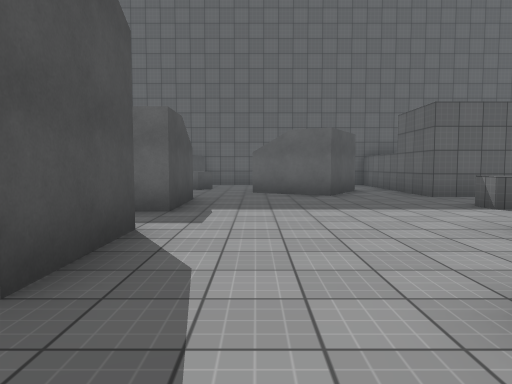
View 1 (above)

24 first-person views from a walk through a Unity game level. The camera is 1.3 m above the floor, tilts 4° down and sees 70° across. The floor is counted in squares, 2 m on a side. Each view is taken from the middle of a square. On the plan, view 1 faces up. The plan holds only what a view shows up to about 11 squares ahead; the rest is blank. Some animated figures are left out. Surface patterns are stand-ins for the level's own textures.

View 2
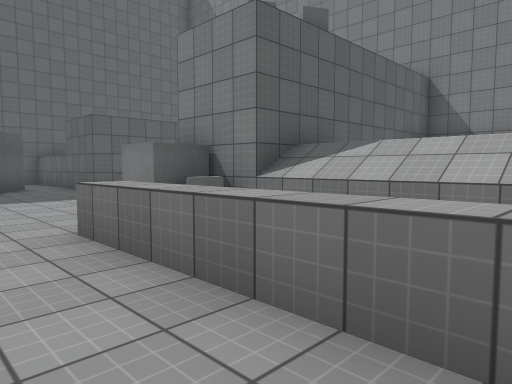

View 3
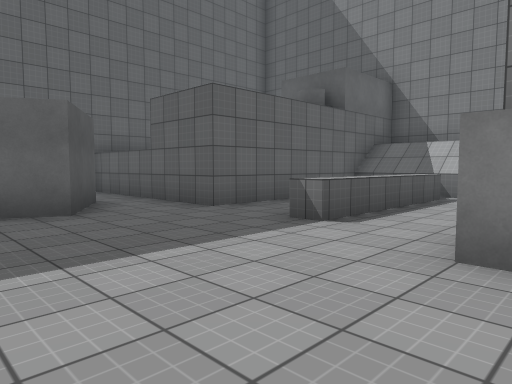

View 4
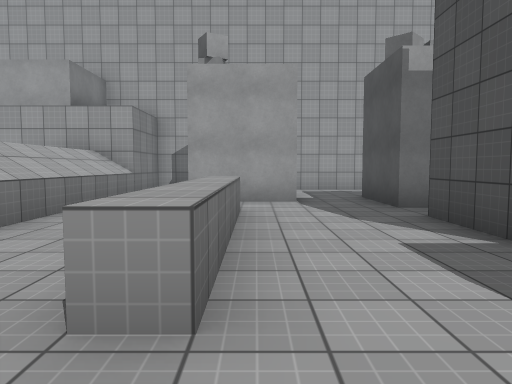

View 5
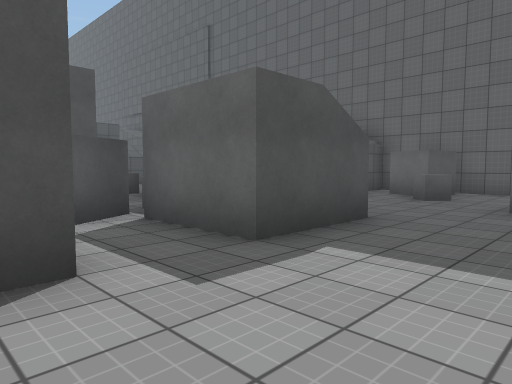

View 6
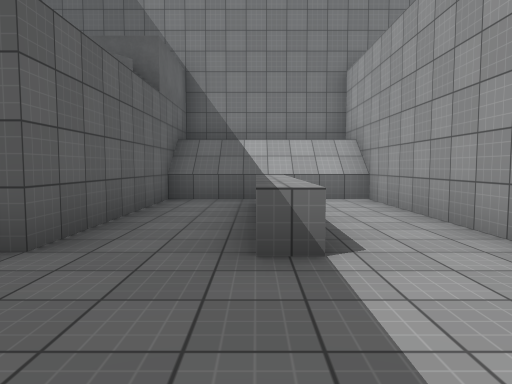

View 7
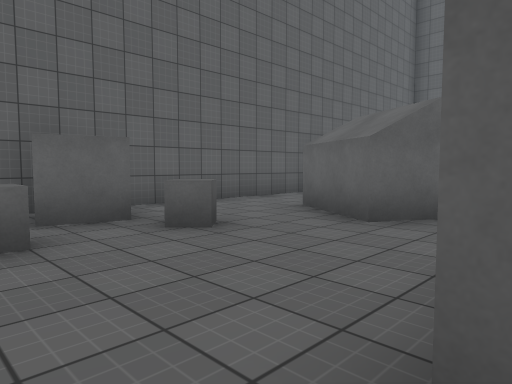

View 8
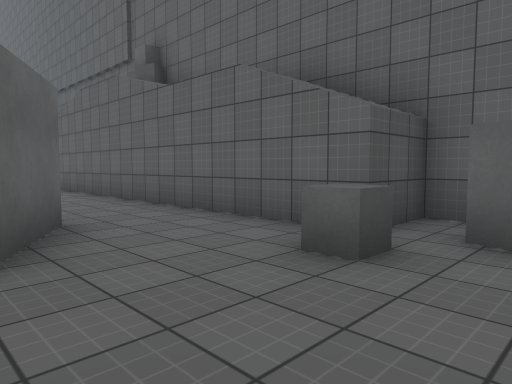

View 9
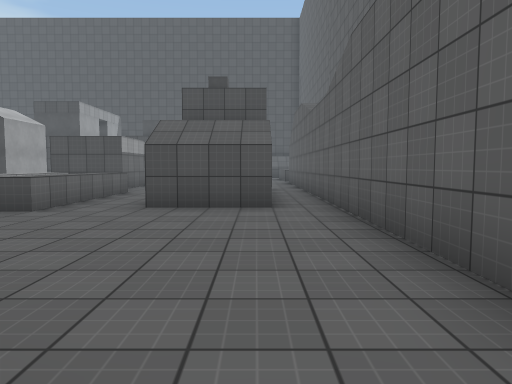

View 10
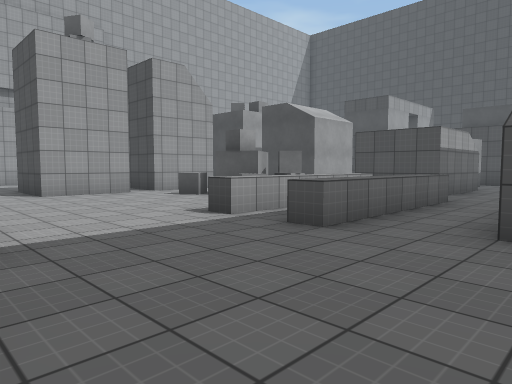

View 11
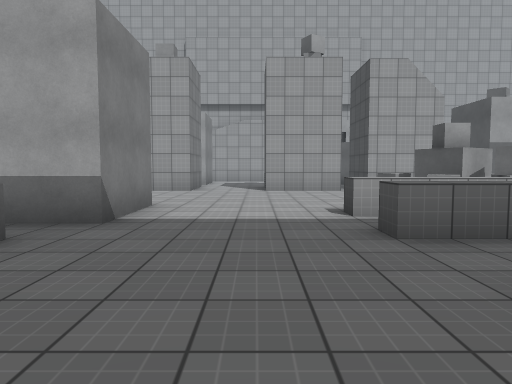

View 12
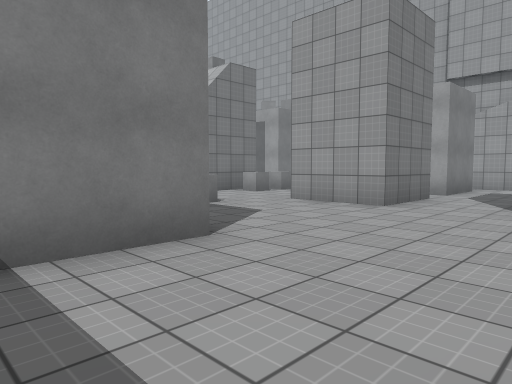

View 13
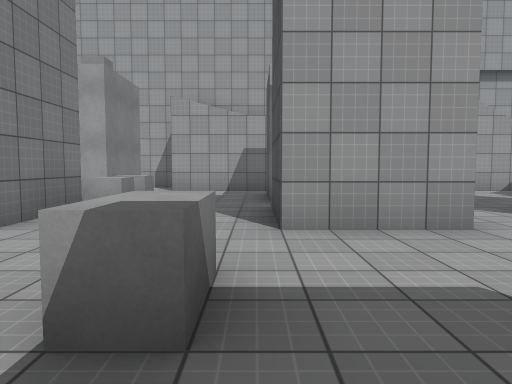

View 14
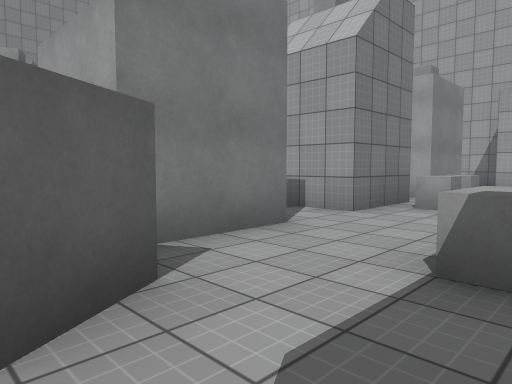

View 15
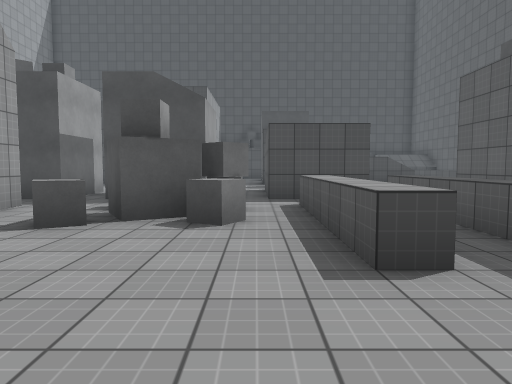

View 16
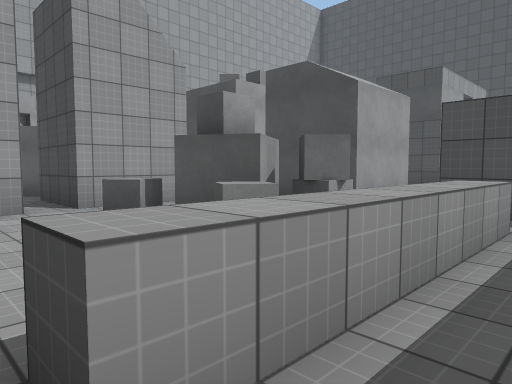

View 17
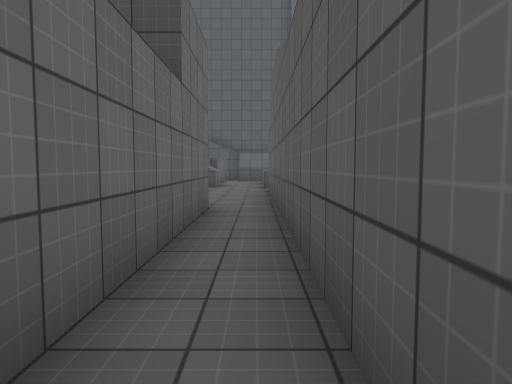

View 18
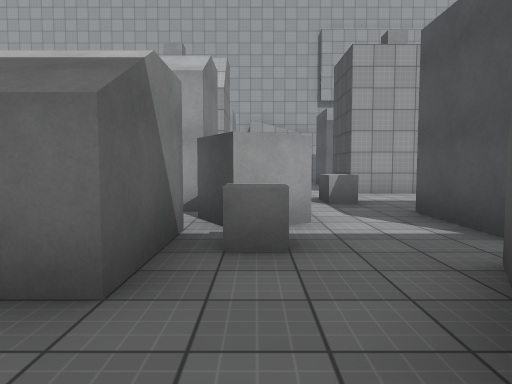

View 19
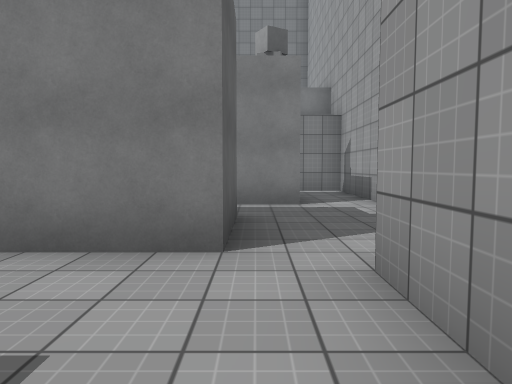

View 20
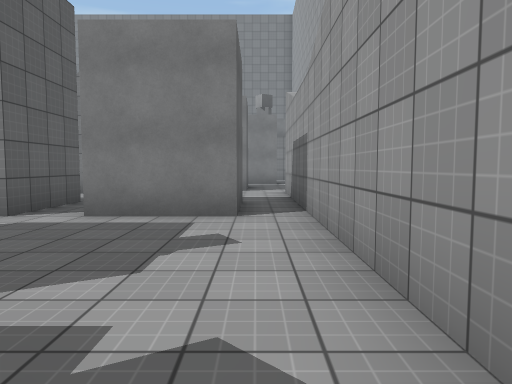

View 21
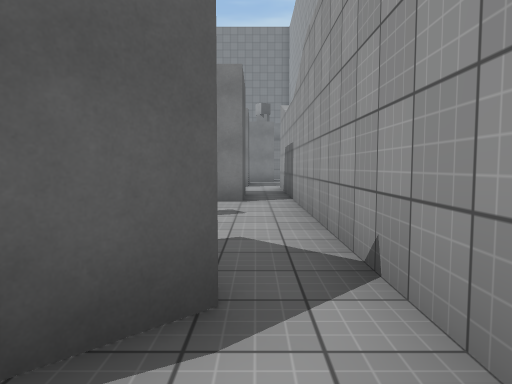

View 22
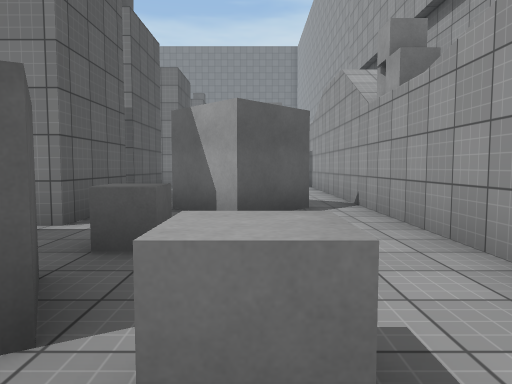

View 23
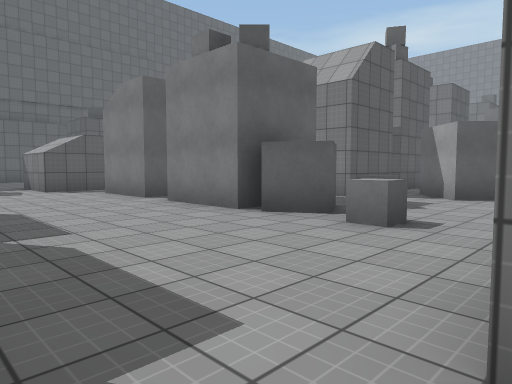

View 24
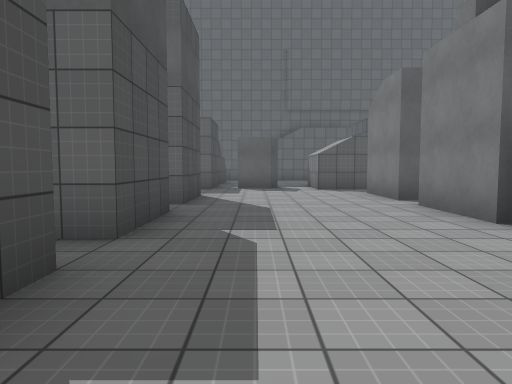

### Floor plan
Key: @ floor where view 1 was taken; # wall or solid block; . floor; = window, fence, low wall or low ledge; ^ raised ledge.
Columns run from 23 left of view 1 to 9 right of it. Each row starts with its distance up from view 1.
 13                     ########
 12    ###################.....#
 11  ....................#.....#
 10  ......#####.........=..##.#
  9        ##  #.....#.....###.#
  8         ........ ##........######
  7     ............##..##..........#
  6   ..###.^^^^...##..^##.....^^^^.#
  5 #.#.###.^^^^...##..#............#
  4  .......##=....##..##...........#
  3  ....## ###.........##....#######
  2 #....## ^#^.......^.##.....#
  1 #....##..................^.^
  0  ....##.#####..##...##.@.^.^
 -1 #....##.#####..##..^##...^.^
 -2 #.....#............^.....^ ^
 -3 .....##^..#....##...##...  ^
 -4 #....^...##....##...##..## ^
 -5  .......................#  ^
 -6  ..#   #############.......#
 -7                    #.......#
 -8                    #########

Positions as (right, up) in squares from view 1, and headings:
1: (0, 0), facing up
2: (0, -2), facing up-right
3: (0, 3), facing up-right
4: (1, 3), facing down
5: (1, 3), facing up-left
6: (1, 6), facing right
7: (-4, 7), facing up-right
8: (-2, 8), facing up-left
9: (-6, 10), facing left
10: (-8, 9), facing down-left
11: (-10, 10), facing down
12: (-11, 6), facing down-right
13: (-6, 4), facing down
14: (-6, 5), facing down-right
15: (-9, 4), facing left
16: (-11, 6), facing down-left
17: (-11, 11), facing left
18: (-4, 9), facing down
19: (-6, -5), facing right
20: (-13, -5), facing right
21: (-15, -5), facing right
22: (-19, -4), facing right
23: (-22, -6), facing up-right
24: (-21, -6), facing up
